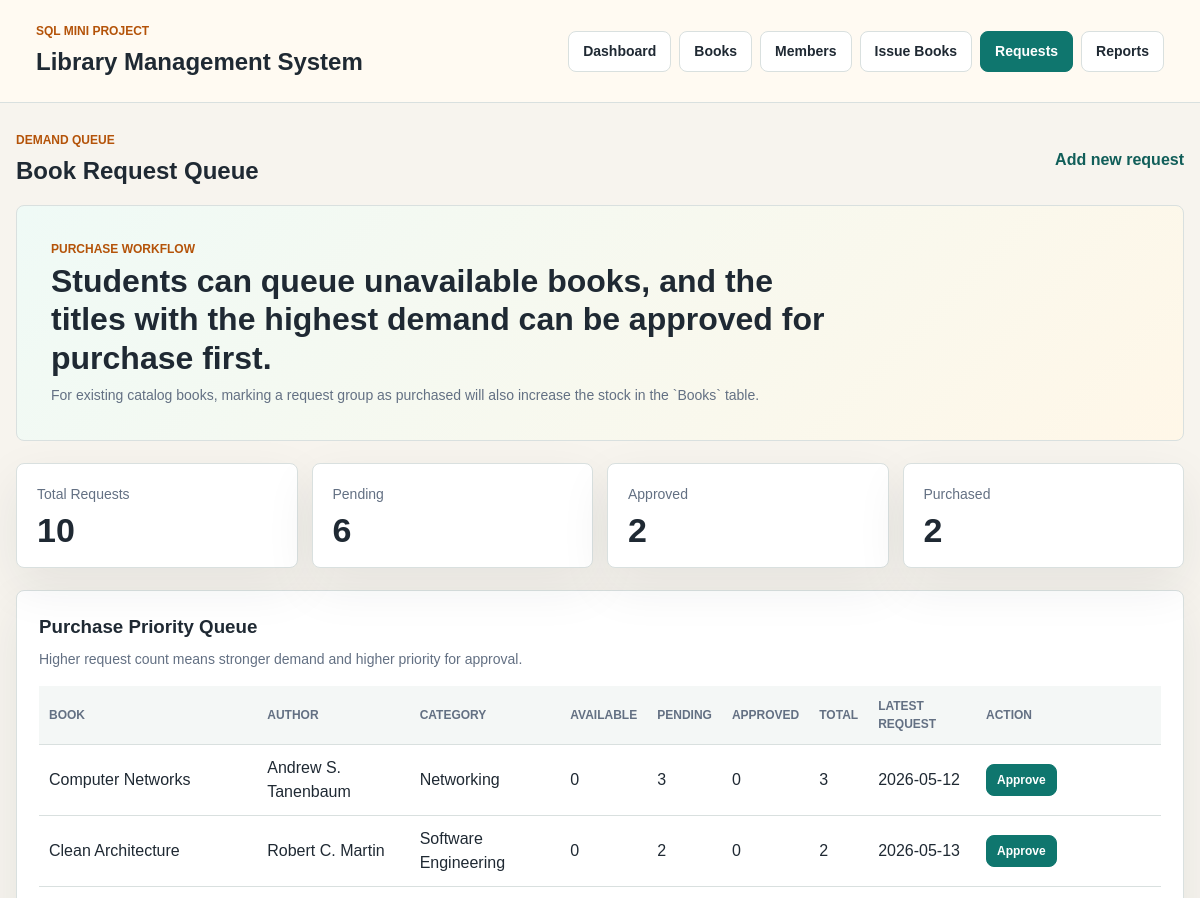
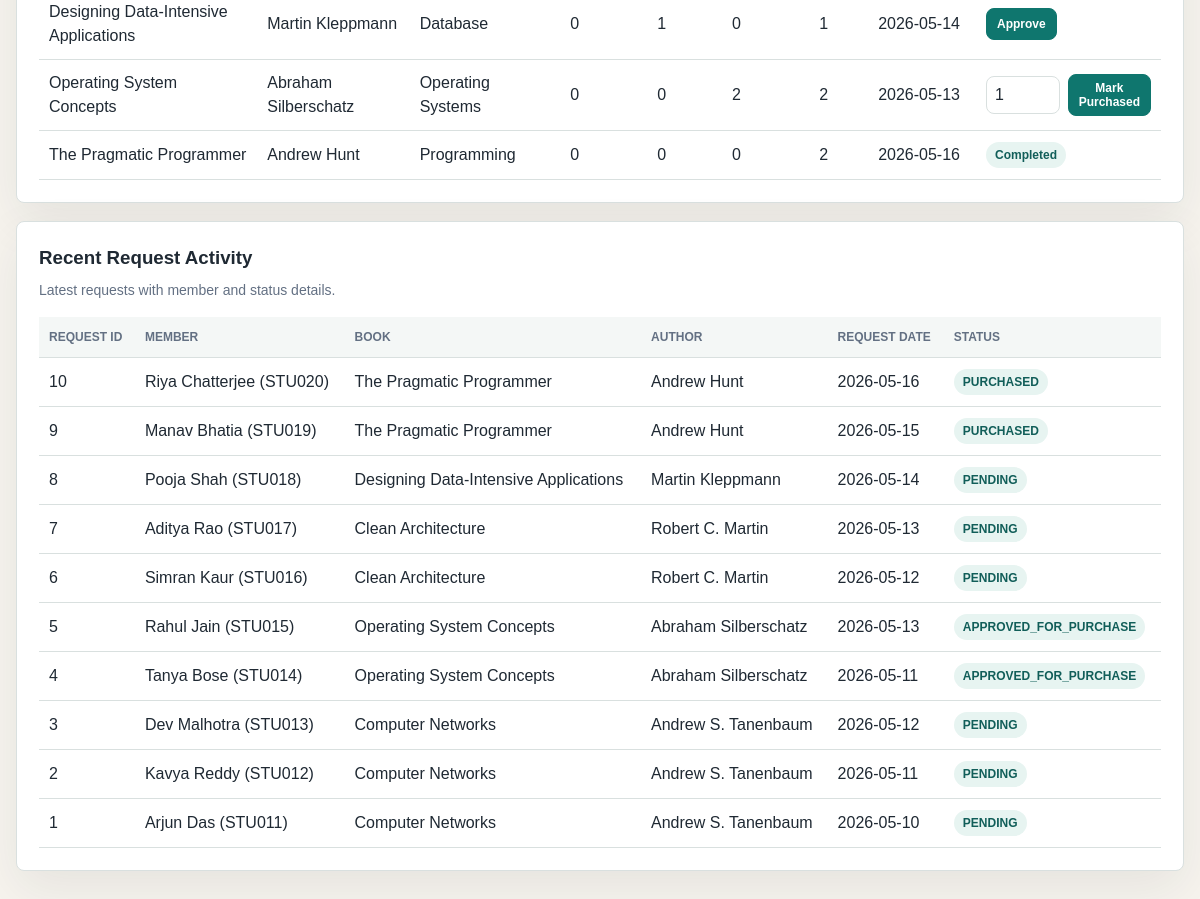
Page /frontend/requests.php on the committed database (2 pictures, top to bottom).
### tables this page shows
CREATE TABLE Book_Requests (
    request_id INT AUTO_INCREMENT,
    member_id INT NOT NULL,
    book_id INT,
    requested_title VARCHAR(150) NOT NULL,
    requested_author VARCHAR(100),
    requested_isbn VARCHAR(20),
    category VARCHAR(80),
    request_notes VARCHAR(255),
    request_date DATE NOT NULL,
    status VARCHAR(30) NOT NULL,
    approved_date DATE,
    purchase_date DATE,

    CONSTRAINT pk_book_requests PRIMARY KEY (request_id),

    CONSTRAINT fk_book_requests_member
        FOREIGN KEY (member_id)
        REFERENCES Members(member_id),

    CONSTRAINT fk_book_requests_book
        FOREIGN KEY (book_id)
        REFERENCES Books(book_id)
);

CREATE TABLE Members (
    member_id INT AUTO_INCREMENT PRIMARY KEY,
    member_code VARCHAR(20) NOT NULL UNIQUE,
    full_name VARCHAR(100) NOT NULL,
    department VARCHAR(80),
    semester INT,
    phone VARCHAR(15),
    email VARCHAR(100) UNIQUE,
    join_date DATE NOT NULL,
    status ENUM('ACTIVE', 'BLOCKED') NOT NULL DEFAULT 'ACTIVE'
);

### frontend/requests.php (the view, shortened to what this page needs)
<?php
require_once __DIR__ . '/db.php';
try {
    $connection = db();
} catch (Throwable $error) {
    render_db_error($error->getMessage());
}
$requestStats = $connection->query(
    "SELECT
        COUNT(*) AS total_requests,
        SUM(CASE WHEN status = 'PENDING' THEN 1 ELSE 0 END) AS pending_requests,
        SUM(CASE WHEN status = 'APPROVED_FOR_PURCHASE' THEN 1 ELSE 0 END) AS approved_requests,
        SUM(CASE WHEN status = 'PURCHASED' THEN 1 ELSE 0 END) AS purchased_requests
    FROM Book_Requests"
)->fetch_assoc();
$requestGroups = $connection->query(
    "SELECT
        CASE
            WHEN br.book_id IS NULL THEN 'new'
            ELSE 'existing'
        END AS group_type,
        br.book_id,
        COALESCE(MAX(b.title), MAX(br.requested_title)) AS requested_title,
        COALESCE(MAX(a.author_name), MAX(br.requested_author), '') AS requested_author,
        MAX(br.requested_isbn) AS requested_isbn,
        COALESCE(MAX(b.category), MAX(br.category), '') AS category,
        MAX(COALESCE(b.available_copies, 0)) AS available_copies,
        SUM(CASE WHEN br.status = 'PENDING' THEN 1 ELSE 0 END) AS pending_requests,
        SUM(CASE WHEN br.status = 'APPROVED_FOR_PURCHASE' THEN 1 ELSE 0 END) AS approved_requests,
        SUM(CASE WHEN br.status = 'PURCHASED' THEN 1 ELSE 0 END) AS purchased_requests,
        COUNT(*) AS total_requests,
        MIN(br.request_date) AS first_request_date,
        MAX(br.request_date) AS latest_request_date
    FROM Book_Requests br
    LEFT JOIN Books b ON br.book_id = b.book_id
    LEFT JOIN Authors a ON b.author_id = a.author_id
    GROUP BY
        br.book_id,
        CASE WHEN br.book_id IS NULL THEN LOWER(TRIM(br.requested_title)) ELSE NULL END,
        CASE WHEN br.book_id IS NULL THEN LOWER(TRIM(COALESCE(br.requested_author, ''))) ELSE NULL END
    ORDER BY pending_requests DESC, approved_requests DESC, total_requests DESC, latest_request_date DESC"
)->fetch_all(MYSQLI_ASSOC);
$recentRequests = $connection->query(
    "SELECT
        br.request_id,
        br.member_id,
        m.member_code,
        m.full_name,
        COALESCE(b.title, br.requested_title) AS requested_title,
        COALESCE(a.author_name, br.requested_author) AS requested_author,
        br.request_date,
        br.status
    FROM Book_Requests br
    JOIN Members m ON br.member_id = m.member_id
    LEFT JOIN Books b ON br.book_id = b.book_id
    LEFT JOIN Authors a ON b.author_id = a.author_id
    ORDER BY br.request_id DESC
    LIMIT 12"
)->fetch_all(MYSQLI_ASSOC);
render_header('Requests', 'requests');
?>
<section class="section-title">
    <div>
        <p class="eyebrow">Demand Queue</p>
        <h2>Book Request Queue</h2>
    </div>
    <a href="issue_books.php">Add new request</a>
</section>
<section class="hero">
    <div>
        <p class="eyebrow">Purchase Workflow</p>
        <h2>Students can queue unavailable books, and the titles with the highest demand can be approved for purchase first.</h2>
        <p class="helper-text">For existing catalog books, marking a request group as purchased will also increase the stock in the `Books` table.</p>
    </div>
</section>
<section class="stats-grid">
    <article class="stat-card">
        <span>Total Requests</span>
        <strong><?php echo e((int) ($requestStats['total_requests'] ?? 0)); ?></strong>
    </article>
    <article class="stat-card">
        <span>Pending</span>
        <strong><?php echo e((int) ($requestStats['pending_requests'] ?? 0)); ?></strong>
    </article>
    <article class="stat-card">
        <span>Approved</span>
        <strong><?php echo e((int) ($requestStats['approved_requests'] ?? 0)); ?></strong>
    </article>
    <article class="stat-card">
        <span>Purchased</span>
        <strong><?php echo e((int) ($requestStats['purchased_requests'] ?? 0)); ?></strong>
    </article>
</section>
<section class="panel">
    <div class="section-title">
        <div>
            <h3>Purchase Priority Queue</h3>
            <p class="helper-text">Higher request count means stronger demand and higher priority for approval.</p>
        </div>
    </div>
    <div class="table-wrap">
        <table>
            <thead>
                <tr>
                    <th>Book</th>
                    <th>Author</th>
                    <th>Category</th>
                    <th>Available</th>
                    <th>Pending</th>
                    <th>Approved</th>
                    <th>Total</th>
                    <th>Latest Request</th>
                    <th>Action</th>
                </tr>
            </thead>
            <tbody>
                <?php if ($requestGroups === []) : ?>
                    <tr>
                        <td colspan="9" class="empty-state">No book requests have been added yet.</td>
                    </tr>
                <?php else : ?>
                    <?php foreach ($requestGroups as $group) : ?>
                        <tr>
                            <td><?php echo e($group['requested_title']); ?></td>
                            <td><?php echo e($group['requested_author'] ?: '-'); ?></td>
                            <td><?php echo e($group['category'] ?: '-'); ?></td>
                            <td><?php echo e($group['available_copies']); ?></td>
                            <td><?php echo e($group['pending_requests']); ?></td>
                            <td><?php echo e($group['approved_requests']); ?></td>
                            <td><?php echo e($group['total_requests']); ?></td>
                            <td><?php echo e($group['latest_request_date']); ?></td>
                            <td>
                                <?php if ((int) $group['pending_requests'] > 0) : ?>
                                    <form method="post" class="inline-form inline-actions">
                                        <button type="submit" name="approve_group" value="1" class="small-button">Approve</button>
                                    </form>
                                <?php elseif ((int) $group['approved_requests'] > 0) : ?>
                                    <form method="post" class="inline-form inline-actions">
                                        <input type="number" name="purchase_copies" min="1" value="1" class="mini-input">
                                        <button type="submit" name="mark_purchased" value="1" class="small-button">Mark Purchased</button>
                                    </form>
                                <?php else : ?>
                                    <span class="badge">Completed</span>
                                <?php endif; ?>
                            </td>
                        </tr>
                    <?php endforeach; ?>
                <?php endif; ?>
            </tbody>
        </table>
    </div>
</section>
<section class="panel">
    <div class="section-title">
        <div>
            <h3>Recent Request Activity</h3>
            <p class="helper-text">Latest requests with member and status details.</p>
        </div>
    </div>
    <div class="table-wrap">
        <table>
            <thead>
                <tr>
                    <th>Request ID</th>
                    <th>Member</th>
                    <th>Book</th>
                    <th>Author</th>
                    <th>Request Date</th>
                    <th>Status</th>
                </tr>
            </thead>
            <tbody>
                <?php if ($recentRequests === []) : ?>
                    <tr>
                        <td colspan="6" class="empty-state">No request activity found.</td>
                    </tr>
                <?php else : ?>
                    <?php foreach ($recentRequests as $request) : ?>
                        <tr>
                            <td><?php echo e($request['request_id']); ?></td>
                            <td><?php echo e($request['full_name']); ?> (<?php echo e($request['member_code']); ?>)</td>
                            <td><?php echo e($request['requested_title']); ?></td>
                            <td><?php echo e($request['requested_author'] ?: '-'); ?></td>
                            <td><?php echo e($request['request_date']); ?></td>
                            <td><span class="badge"><?php echo e($request['status']); ?></span></td>
                        </tr>
                    <?php endforeach; ?>
                <?php endif; ?>
            </tbody>
        </table>
    </div>
</section>
<?php render_footer(); ?>

### frontend/db.php (shortened to what this page needs)
<?php
function e($value)
{
    return htmlspecialchars((string) $value, ENT_QUOTES, 'UTF-8');
}
function render_header($title, $activePage)
{
?>
<!DOCTYPE html>
<html lang="en">
<head>
    <link rel="stylesheet" href="style.css">
</head>
<body>
    <header class="topbar">
        <div>
            <p class="eyebrow">SQL Mini Project</p>
            <h1>Library Management System</h1>
        </div>
        <nav>
            <a class="<?php echo $activePage === 'dashboard' ? 'active' : ''; ?>" href="index.php">Dashboard</a>
            <a class="<?php echo $activePage === 'books' ? 'active' : ''; ?>" href="books.php">Books</a>
            <a class="<?php echo $activePage === 'members' ? 'active' : ''; ?>" href="members.php">Members</a>
            <a class="<?php echo $activePage === 'issues' ? 'active' : ''; ?>" href="issue_books.php">Issue Books</a>
            <a class="<?php echo $activePage === 'requests' ? 'active' : ''; ?>" href="requests.php">Requests</a>
            <a class="<?php echo $activePage === 'reports' ? 'active' : ''; ?>" href="reports.php">Reports</a>
        </nav>
    </header>
    <main class="page">
<?php
}
function render_footer()
{
?>
    </main>
</body>
</html>
<?php
}
?>

### frontend/style.css (style rules this page uses)
:root { --bg: #f7f4ee; --surface: #ffffff; --surface-strong: #f0f7f4; --text: #1f2933; --muted: #637083; --line: #d9e0df; --primary: #0f766e; --primary-dark: #115e59; --accent: #b45309; --danger: #b91c1c; --shadow: 0 18px 50px rgba(31, 41, 51, 0.08); }
* { box-sizing: border-box; }
body { margin: 0; background: var(--bg); color: var(--text); font-family: Arial, Helvetica, sans-serif; line-height: 1.5; }
a { color: inherit; text-decoration: none; }
.topbar { display: flex; align-items: center; justify-content: space-between; gap: 24px; padding: 22px 36px; background: #fffaf2; border-bottom: 1px solid var(--line); position: sticky; top: 0; z-index: 10; }
.topbar h1 { margin: 0; font-size: 24px; letter-spacing: 0; }
.eyebrow { margin: 0 0 4px; color: var(--accent); font-size: 12px; font-weight: 700; letter-spacing: 0; text-transform: uppercase; }
nav { display: flex; flex-wrap: wrap; gap: 8px; }
nav a, .button, button { border: 1px solid var(--line); border-radius: 8px; background: var(--surface); color: var(--text); cursor: pointer; display: inline-flex; align-items: center; justify-content: center; min-height: 40px; padding: 9px 14px; font-size: 14px; font-weight: 700; }
nav a.active, button, .button:not(.ghost) { background: var(--primary); border-color: var(--primary); color: #ffffff; }
.page { width: min(1180px, calc(100% - 32px)); margin: 0 auto; padding: 28px 0 48px; }
.hero { background: linear-gradient(135deg, #effaf6, #fff7e8); border: 1px solid var(--line); border-radius: 8px; padding: 34px; margin-bottom: 22px; }
.hero h2 { max-width: 780px; margin: 0; font-size: 32px; line-height: 1.2; letter-spacing: 0; }
.stats-grid { display: grid; grid-template-columns: repeat(auto-fit, minmax(180px, 1fr)); gap: 14px; margin-bottom: 22px; }
.stat-card, .panel, .notice { background: var(--surface); border: 1px solid var(--line); border-radius: 8px; box-shadow: var(--shadow); }
.stat-card { padding: 20px; }
.stat-card span { color: var(--muted); display: block; font-size: 14px; margin-bottom: 8px; }
.stat-card strong { display: block; font-size: 34px; line-height: 1; }
.panel { margin-bottom: 18px; padding: 22px; }
.panel h3, .section-title h2, .section-title h3 { margin: 0; letter-spacing: 0; }
.section-title { display: flex; align-items: center; justify-content: space-between; gap: 16px; margin-bottom: 16px; }
.section-title a { color: var(--primary-dark); font-weight: 700; }
.helper-text { margin: 8px 0 0; color: var(--muted); font-size: 14px; }
input, select, textarea { width: 100%; min-height: 40px; border: 1px solid var(--line); border-radius: 8px; background: #ffffff; color: var(--text); font: inherit; padding: 9px 11px; }
.table-wrap { overflow-x: auto; }
table { width: 100%; border-collapse: collapse; min-width: 720px; }
th, td { border-bottom: 1px solid var(--line); padding: 11px 10px; text-align: left; vertical-align: middle; }
th { background: #f4f7f6; color: var(--muted); font-size: 12px; text-transform: uppercase; letter-spacing: 0; }
.badge { display: inline-flex; align-items: center; min-height: 26px; border-radius: 999px; background: #e7f4f1; color: var(--primary-dark); font-size: 12px; font-weight: 800; padding: 4px 9px; }
.inline-form { margin: 0; }
.inline-actions { display: flex; align-items: center; gap: 8px; }
.small-button { min-height: 32px; padding: 6px 10px; font-size: 12px; }
.mini-input { max-width: 78px; min-height: 32px; padding: 6px 8px; }

### rows in the picture
book_requests: request_id "10", member.full_name "Riya Chatterjee", member.member_code "STU020", requested_title "The Pragmatic Programmer", requested_author "Andrew Hunt", request_date "2026-05-16", status "PURCHASED"
book_requests: request_id "9", member.full_name "Manav Bhatia", member.member_code "STU019", requested_title "The Pragmatic Programmer", requested_author "Andrew Hunt", request_date "2026-05-15", status "PURCHASED"
book_requests: request_id "8", member.full_name "Pooja Shah", member.member_code "STU018", requested_title "Designing Data-Intensive Applications", requested_author "Martin Kleppmann", request_date "2026-05-14", status "PENDING"
book_requests: request_id "7", member.full_name "Aditya Rao", member.member_code "STU017", requested_title "Clean Architecture", requested_author "Robert C. Martin", request_date "2026-05-13", status "PENDING"
book_requests: request_id "6", member.full_name "Simran Kaur", member.member_code "STU016", requested_title "Clean Architecture", requested_author "Robert C. Martin", request_date "2026-05-12", status "PENDING"
book_requests: request_id "5", member.full_name "Rahul Jain", member.member_code "STU015", requested_title "Operating System Concepts", requested_author "Abraham Silberschatz", request_date "2026-05-13", status "APPROVED_FOR_PURCHASE"
book_requests: request_id "4", member.full_name "Tanya Bose", member.member_code "STU014", requested_title "Operating System Concepts", requested_author "Abraham Silberschatz", request_date "2026-05-11", status "APPROVED_FOR_PURCHASE"
book_requests: request_id "3", member.full_name "Dev Malhotra", member.member_code "STU013", requested_title "Computer Networks", requested_author "Andrew S. Tanenbaum", request_date "2026-05-12", status "PENDING"
book_requests: request_id "2", member.full_name "Kavya Reddy", member.member_code "STU012", requested_title "Computer Networks", requested_author "Andrew S. Tanenbaum", request_date "2026-05-11", status "PENDING"
book_requests: request_id "1", member.full_name "Arjun Das", member.member_code "STU011", requested_title "Computer Networks", requested_author "Andrew S. Tanenbaum", request_date "2026-05-10", status "PENDING"

### other values in the picture
$requestStats['total_requests'] "10"
$requestStats['pending_requests'] "6"
$requestStats['approved_requests'] "2"
$requestStats['purchased_requests'] "2"
$group['requested_title'] "Computer Networks"
$group['requested_author'] ?: '-' "Andrew S. Tanenbaum"
$group['category'] ?: '-' "Networking"
$group['available_copies'] "0"
$group['pending_requests'] "3"
$group['approved_requests'] "0"
$group['total_requests'] "3"
$group['latest_request_date'] "2026-05-12"
$group['requested_title'] "Clean Architecture"
$group['requested_author'] ?: '-' "Robert C. Martin"
$group['category'] ?: '-' "Software Engineering"
